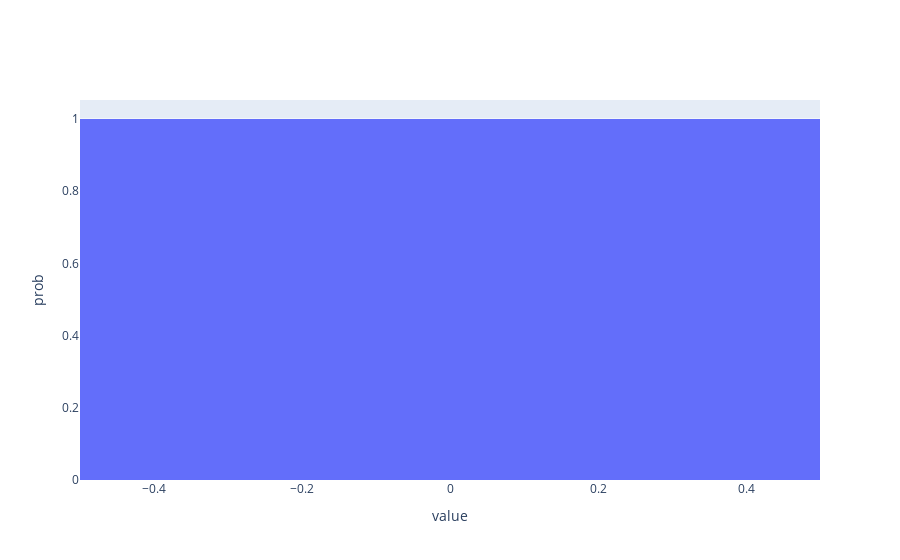

The notebook cell this image was saved under:
### Code cell
hist = go.Histogram(
        x=value_list,
        histnorm="probability",
    )

layout = go.Layout(xaxis=dict(title="value", dtick=0), yaxis=dict(title="prob"))

fig = go.Figure(hist, layout=layout)
fig.show()

### Figure 1 — Plotly figure (JSON) as saved in the notebook; plotly's stock layout.template omitted (floating-point values rounded to 4 significant figures; data arrays with more than 128 entries replaced by an {"elided": "..."} marker saying what was removed)
{"data": [{"histnorm": "probability", "type": "histogram", "x": {"elided": "1000 float values"}}], "layout": {"xaxis": {"dtick": 0, "title": {"text": "value"}}, "yaxis": {"title": {"text": "prob"}}}}
